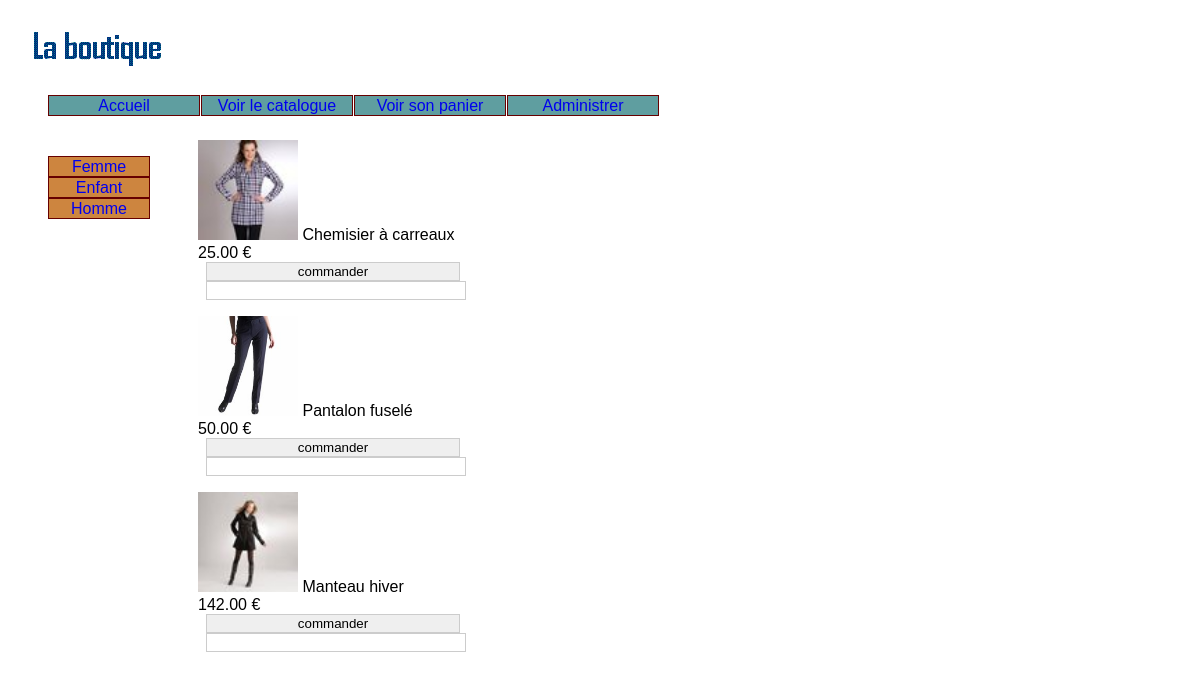
The page /index.php?uc=voirProduits&idCategorie=fem&action=voirProduits on the database its author committed.
### tables this page shows
CREATE TABLE IF NOT EXISTS `categorie` (
  `idCategorie` char(32) NOT NULL,
  `libelle` char(32) DEFAULT NULL,
  PRIMARY KEY (`idCategorie`)
);

CREATE TABLE IF NOT EXISTS `produit` (
  `idProduit` char(32) NOT NULL,
  `description` char(50) DEFAULT NULL,
  `prix` decimal(10,2) DEFAULT NULL,
  `image` char(32) DEFAULT NULL,
  `idCategorie` char(32) NOT NULL,
  PRIMARY KEY (`idProduit`),
  KEY `I_FK_Produit_CATEGORIE` (`idCategorie`)
);

### util/fonctions.php (called while the page is built, shortened)
<?php
function connexion()
{
   $hote="localhost";
   $login="root";
   $mdp="";
   $connexion= mysql_connect($hote, $login, $mdp);
   return $connexion;
}
function getLesCategories()
{
	$connexion = connexion();
	$req="select * from categorie";
   	$rsCategorie = mysql_query($req, $connexion);
   	$lgCategorie = mysql_fetch_array($rsCategorie);
   	$lesCategories=array();
  	while ($lgCategorie != FALSE)
   	{ $idCategorie = $lgCategorie["idCategorie"];
	  $categorie = new Categorie($idCategorie,$lgCategorie["libelle"]);
      $lesCategories[$idCategorie]=$categorie;
	  $lgCategorie = mysql_fetch_array($rsCategorie);
   	}
	return $lesCategories;
}
 function getLesProduits($uneCategorie)
{
	$connexion = connexion();
	$req="select * from produit where idCategorie = '$uneCategorie'";
   	$rsProduit = mysql_query($req, $connexion);
    $lgProduit = mysql_fetch_array($rsProduit);
   	$lesProduits = array();
   	while ($lgProduit != FALSE)
   	{
    	$produit = new Produit($lgProduit["idProduit"],$lgProduit["description"],$lgProduit["image"], $lgProduit["prix"]);
		$lesProduits[$lgProduit["idProduit"]]=$produit;
		$lgProduit = mysql_fetch_array($rsProduit);
 	}
	return $lesProduits;
}
?>

### class/categorie.inc.php (called while the page is built)
<?PHP
class Categorie {
	private $id;
	private $libelle;
	function __construct($unId, $unLibelle){
		$this->id = $unId;
		$this->libelle = $unLibelle;
	}
	public function getId(){
		return $this->id ;
	}
	public function getLibelle(){
		return $this->libelle;
	}
}
?>

### class/produit.inc.php (called while the page is built, shortened)
<?PHP
class Produit {
	private $description;
	private $image;
	private $prix;
	function __construct($unId, $uneDescription, $uneImage, $unPrix){
		$this->description = $uneDescription;
		$this->image =$uneImage;
		$this->prix = $unPrix;
	}
	public function getDescription(){
		return $this->description;
	}
	public function getImage(){
		return $this->image ;
	}
	public function getPrix(){
		return $this->prix;
	}
}
?>

### vues/v_produits.php (the view, shortened to what this page needs)
<div id="produits">
<?php
	$i = 1;
foreach( $lesProduits as $unProduit)
{
	$id = $unProduit->getId();
	$description = $unProduit->getDescription();
	$image = $unProduit->getImage();
	$prix = $unProduit->getPrix();
	echo "<ul>
	<input type='hidden' id='id".$i."' value=$id />
	<input type='hidden' id='idCategorie' value=$idCategorie />
			<tr><td><li><img src=".$image." alt=image width=100	height=100 /></li></td>
			<td><li>$description</li><br />
			<li>$prix  €</li><br />
			<li><input type='button' value='commander' onclick='javascript:transfert($i)' /></li><br />
			<input type='number' id='quantite".$i."'/>
			</td></tr>
		</ul>
			";
			$i++;
}
?>
</div>

### vues/v_entete.php (shortened to what this page needs)
<!DOCTYPE HTML PUBLIC "-//W3C//DTD HTML 4.01 Transitional//EN"
"http://www.w3.org/TR/html4/loose.dtd">
<html lang="fr">
<head>
<link href="util/cssGeneral.css" rel="stylesheet" type="text/css">
</head>
<body >

### vues/v_bandeau.php
<div id="bandeau">
<img src="images/boutique.gif"	alt="Boutique" title="Boutique"/>
</div>
<ul id="menu">
	<li><a href="index.php?uc=accueil"> Accueil </a></li>
	<li><a href="index.php?uc=voirProduits&action=voirCategories"> Voir le catalogue </a></li>
	<li><a href="index.php?uc=gererPanier&action=voirPanier"> Voir son panier </a></li>
	<li><a href="index.php?uc=administrer"> Administrer </a></li>
</ul>

### index.php (shortened to what this page needs)
<?php
require_once("class/produit.inc.php");
require_once("class/categorie.inc.php");
include("util/fonctions.php");
include("vues/v_entete.php") ;
include("vues/v_bandeau.php") ;
if(!isset($_REQUEST['uc']))
     $uc = 'accueil';
else
	 $uc = $_REQUEST['uc'];
switch($uc)
{
	case 'voirProduits' :
					include("c_voirProduits.php");
					break;
}
include("vues/v_pied.php") ;
?>

### c_voirProduits.php (shortened to what this page needs)
<?php
$action = $_REQUEST['action'];
switch($action)
{
	case 'voirProduits' :
		$lesCategories = getLesCategories();
		include("vues/v_categories.php");
  		$idCategorie = $_REQUEST['idCategorie'];
		$lesProduits = getLesProduits($idCategorie);
		include("vues/v_produits.php");
		break;
}
?>

### vues/v_categories.php
<ul id="categories">
<?php
foreach( $lesCategories as $uneCategorie)
{
	$idCategorie = $uneCategorie->getId();
	$libCategorie = $uneCategorie->getLibelle();
	$url ="<a href=index.php?uc=voirProduits&idCategorie=$idCategorie&action=voirProduits> $libCategorie </a>";
	echo "<li>".$url."</li>\n";
}
?>
</ul>

### util/cssGeneral.css (style rules this page uses)
html { font:normal 100%/1.2em "Trebuchet MS",Verdana,Helvetica,Arial,sans-serif; }
input { margin-left: 1%; width: 30%; border: #CCC 1px solid; }
#menu { height: 1.8em ; }
#categories { float:left; }
#produits { padding:0 150px; }
#menu li { list-style-type: none; list-style-image:none; float: left ; text-align: center; width: 150px ; border: 1px solid #600 ; margin-right: 1px ; color: #fff ; background: #5F9EA0 ; }
#menu li a , #categories li a { text-decoration:none; }
#categories li { list-style-type: none; list-style-image:none; margin-right: 1px ; border:1px solid #600; width:100px; text-align:center; background:#CD853F; }
#produits li, #produits li a { list-style-type: none; list-style-image:none; display:inline; width:175px; text-align:center; height:205px; font: 1em "Trebuchet MS",Arial,sans-serif ; }

### rows shown on the page
categorie: libelle "Femme"
categorie: libelle "Enfant"
categorie: libelle "Homme"
produit: image (picture), description "Chemisier à carreaux", prix "25.00"
produit: image (picture), description "Pantalon fuselé", prix "50.00"
produit: image (picture), description "Manteau hiver", prix "142.00"
